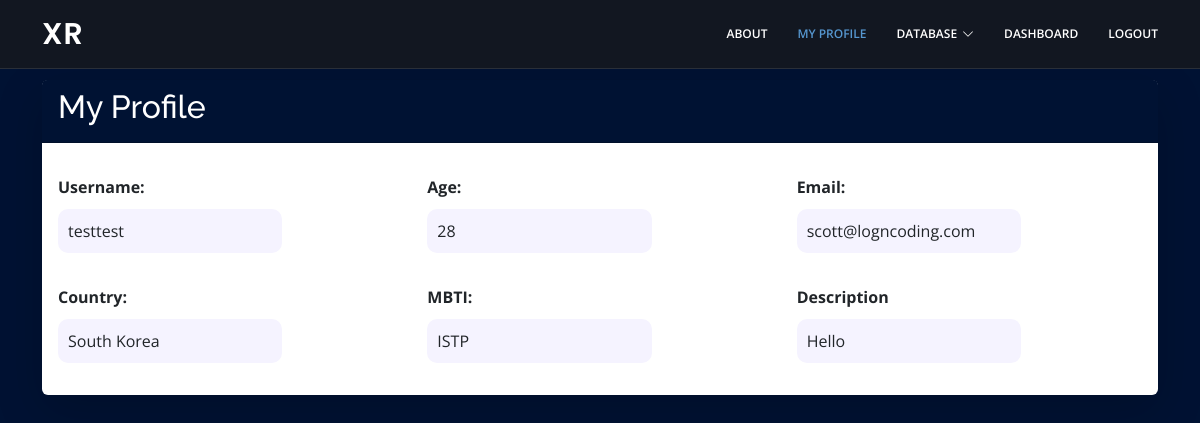
/myprofile (signed in), run on the app's committed database.
### tables this page shows
CREATE TABLE "users_table" (
	"username"	TEXT,
	"password"	TEXT,
	"age"	INT,
	"email"	TEXT,
	"logindate"	TEXT,
	"signdate"	TEXT,
	"country"	TEXT,
	"MBTI"	TEXT,
	"description"	TEXT
);

### app.py (the view)
@app.route("/myprofile", methods=["GET", "POST"])
def myprofile():
    isLogin = False
    isAdmin = False
    if "username" in session:
        if session["username"] == "testtest":
            isAdmin = True
        isLogin = True
        conn = sqlite3.connect("hw.db")
        cursor = conn.cursor()
        command = "SELECT email, age, country, mbti, description FROM users_table WHERE username = ?;"
        cursor.execute(command, (session["username"],))
        result = cursor.fetchall()
        return render_template("myprofile.html", isAdmin=isAdmin, active_page = "myprofile", username=session["username"], age=result[0][1], email=result[0][0], country = result[0][2], mbti = result[0][3], description = result[0][4], isLogin=isLogin)
    else:
        return render_template("login.html")

### templates/myprofile.html
    {% extends "nav.html" %}
    {% block profile %}
    <div class = "container">
        <div class = "card mt-6 shadow-lg border-0">
            <div class = "card-header bg-primary text-white">
                <h2>My Profile</h2>
            </div>
            <div class = "card-body">
                <div class = "row mt-3">
                    <div class = "col-12 col-md-4">
                        <label><strong>Username: </strong></label>
                        <p class="user-info">{{username}}</p>
                    </div>
                    <div class = "col-12 col-md-4">
                        <label><strong>Age: </strong></label>
                        <p class="user-info">{{age}}</p>
                    </div>
                    <div class = "col-12 col-md-4">
                        <label><strong>Email: </strong></label>
                        <p class="user-info">{{email}}</p>
                    </div>
                </div>
                <div class = "row mt-3">
                    <div class = "col-12 col-md-4">
                        <label><strong>Country: </strong></label>
                        <p class="user-info">{{country}}</p>
                    </div>
                    <div class = "col-12 col-md-4">
                        <label><strong>MBTI: </strong></label>
                        <p class="user-info">{{mbti}}</p>
                    </div>
                    <div class = "col-12 col-md-4">
                        <label><strong>Description </strong></label>
                        <p class="user-info">{{description}}</p>
                    </div>
                </div>
            </div>
        </div>
    </div>
    {% endblock %}

### static/css/styles.css (style rules this page uses)
body { font-family: "Open Sans", sans-serif; color: white; }
h1, h2, h3, h4, h5, h6 { font-family: "Raleway", sans-serif; }
body { background-color: #001233 !important; }
.bg-primary { background-color: #001233 !important; }
.user-info { background-color: #F5F3FF; padding:10px; border-radius: 10px; margin-top: 10px; width:65%; }
.mt-6 { margin-top: 5rem; }

### data on the page
users_table: username "testtest", email "scott@logncoding.com", country "South Korea", MBTI "ISTP", description "Hello"

### other printed values
{{ age }} "28"
